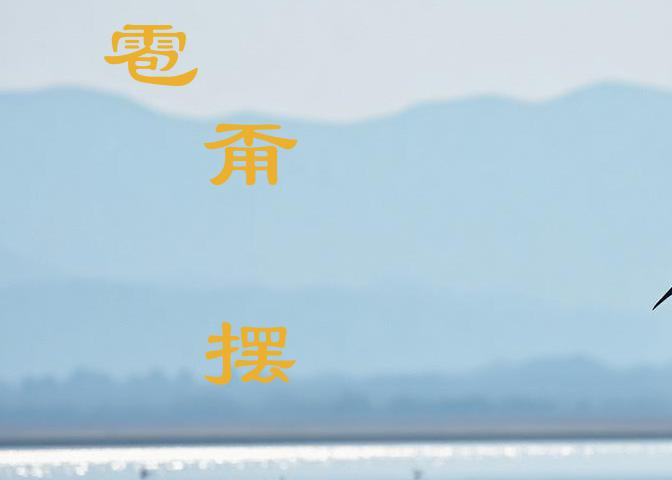
#> input picture T-Sec-captcha/out/login10x/20261031_123740/bg_1.png, 672 x 480 px; its folder holds only this picture in this run
$ python slider_gap.py --dir ../out/login10x/20261031_123740
#> lines starting #> are read from the running program, lines starting #| are printed output that depends on the picture; after the words box and inside, x2 and y2 are one past the last pixel; in counts of white or black regions, pixels touching at a corner belong together
# -*- coding: utf-8 -*-
"""slider_gap: 天御滑块缺口检测。

════════════════════════════════════════════════════════════════
为什么不能用模板匹配 fg-item：
    滑块底图上的缺口是**挖空的暗块**，而 fg-item 拼图块是**亮的**（真实图像内容）。
    用 TM_CCOEFF_NORMED 拿亮块去匹配暗口，相关性极低
    （实测 score 仅 0.37~0.69，位置全错）。

实测出来的两个有效特征（在 3 张真实底图上标定）：
    A) 缺口有一圈**浅灰亮描边**（灰度 150~175），内部暗（50~75）
       → 用「亮掩码 + 轮廓 + 内部暗」精确定位，误差 0~1px（bg_2/bg_3）
    B) 暗方块嵌在较亮背景里 → 帽形滤波 blur(outer)-blur(inner)
       → 窗口 56/68 最优；轮廓被草叶打断时兜底（bg_1）
       窗口不能太大：outer=92 时被大面积暗区带偏（实测错到 cx=139）

用法：
    python tools/slider_gap.py --dir out/login10x/XXX
"""
from __future__ import annotations

import argparse
import glob
import os

import cv2
import numpy as np

HERE = os.path.dirname(os.path.abspath(__file__))
REPO = os.path.dirname(HERE)

# 标定出来的默认值
HAT_INNER = 56
HAT_OUTER = 68
BRIGHT_THR = 130
INNER_DARK_MAX = 108


def imread_u(p):
    return cv2.imdecode(np.fromfile(p, np.uint8), cv2.IMREAD_COLOR)
#> returned value is the input picture: shape (480, 672, 3); mean B, G, R 216.4, 203.8, 180.3
#| === out/login10x/20261031_123740/bg_1.png  672x480 ===


def find_gap_outline(bg, bright_thr=BRIGHT_THR, min_side=50, max_side=95,
                     min_x=120, inner_dark_max=INNER_DARK_MAX, verbose=False):
    """路径 A：亮描边 + 轮廓。返回 dict 或 None。"""
#> called with bright_thr = 130, min_side = 50, max_side = 95, min_x = 120, inner_dark_max = 108, verbose = True
    gray = cv2.cvtColor(bg, cv2.COLOR_BGR2GRAY)
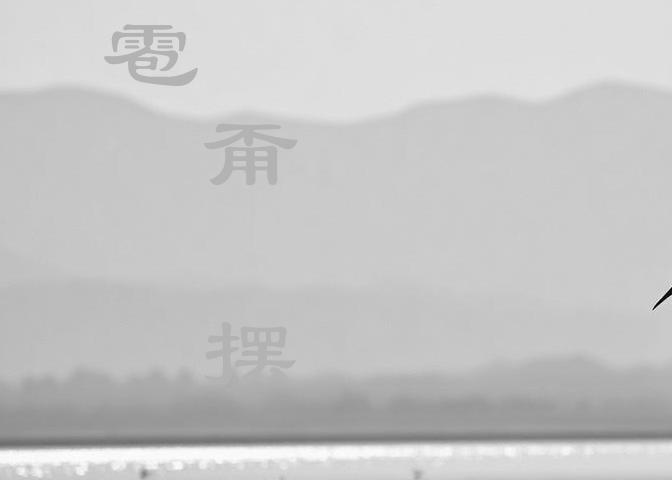
#> gray: shape (480, 672); min 1, max 255, mean 198.2
    m = (gray > bright_thr).astype(np.uint8) * 255
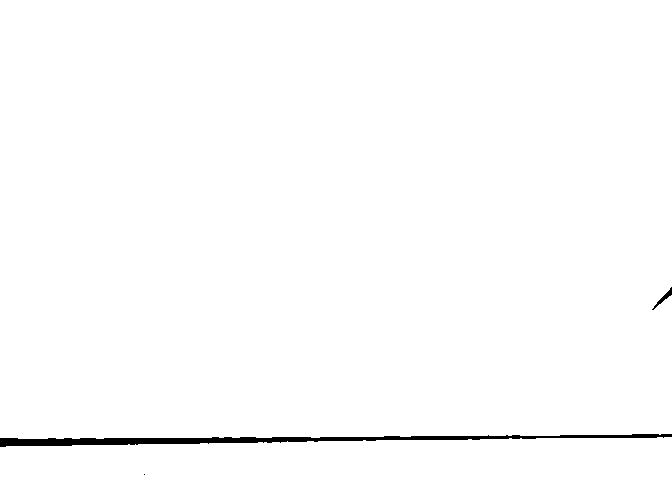
#> m: shape (480, 672); 99% white; 3 black regions (1 under 20 px), largest, box (x1, y1, x2, y2) and area: (0, 434, 672, 447) 3161, (652, 287, 672, 310) 94
    m = cv2.morphologyEx(m, cv2.MORPH_CLOSE,
                         np.ones((3, 3), np.uint8))
#> m: shape (480, 672); 99% white; 6 black regions
    cnts, _ = cv2.findContours(m, cv2.RETR_LIST, cv2.CHAIN_APPROX_SIMPLE)
#> cnts = 4 contours; box (x1, y1, x2, y2) and area: (0, 0, 672, 480) 318112, (559, 433, 660, 439) 423, (521, 435, 537, 440) 58, (511, 434, 521, 440) 43
    best = None
    for c in cnts:
        x, y, w, h = cv2.boundingRect(c)
        if not (min_side <= w <= max_side and min_side <= h <= max_side):
            continue
        if abs(w - h) > 18:
            continue
        if x + w // 2 < min_x:
            continue
        inner = gray[y + 8:y + h - 8, x + 8:x + w - 8]
        if inner.size < 200:
            continue
        im_ = float(inner.mean())
        if im_ > inner_dark_max:
            continue
        cand = {"cx": x + w / 2.0, "cy": y + h / 2.0, "w": w, "h": h,
                "inner": round(im_, 1), "src": "outline",
                "score": round(inner_dark_max - im_, 1)}
        # 内部越暗越像缺口
        if best is None or cand["score"] > best["score"]:
            best = cand
#> this loop made 4 passes
#> (x, y, w, h) on passes 1 to 4: (521, 435, 16, 5), (511, 434, 10, 6), (559, 433, 101, 6), (0, 0, 672, 480)
    if verbose and best:
        print(f"  A/outline -> cx={best['cx']:.0f} cy={best['cy']:.0f} "
              f"{best['w']}x{best['h']} inner={best['inner']}")
    return best


def find_gap_hat(bg, inner=HAT_INNER, outer=HAT_OUTER, min_x=120,
                 verbose=False):
    """路径 B：帽形滤波。返回 dict 或 None。"""
#> called with inner = 56, outer = 68, min_x = 120, verbose = True
    gray = cv2.cvtColor(bg, cv2.COLOR_BGR2GRAY).astype(np.float32)
    H, W = gray.shape
#> H = 480; W = 672

    def bm(img, k):
#> called with k = 56
        return cv2.blur(img, (k, k), borderType=cv2.BORDER_REFLECT)
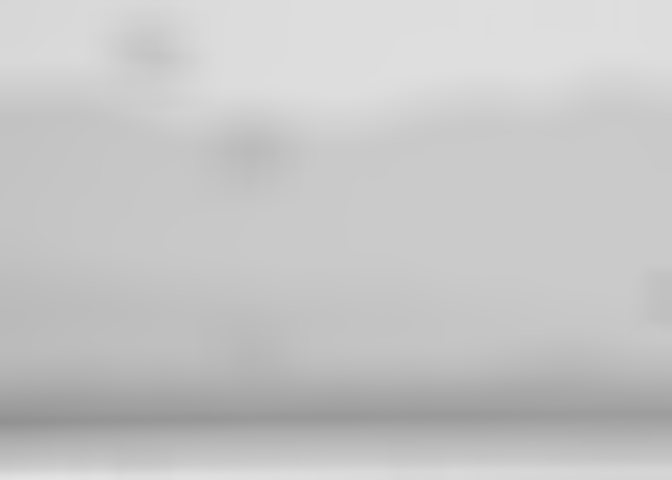
#> returned value: shape (480, 672) float32; min 146.5, max 227.9, mean 198.2

    m_in, m_out = bm(gray, inner), bm(gray, outer)
    s = m_out - m_in
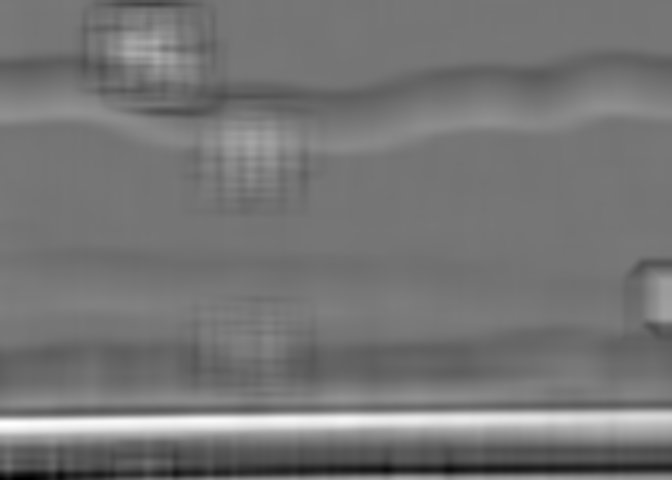
#> s: shape (480, 672) float32; min -8.78, max 10.2, mean -0.00102; drawn with min black and max white
    pad = max(inner, outer) // 2
    s[:pad, :] = -1e6
    s[H - pad:, :] = -1e6
    s[:, :max(min_x, pad)] = -1e6
    s[:, W - pad:] = -1e6
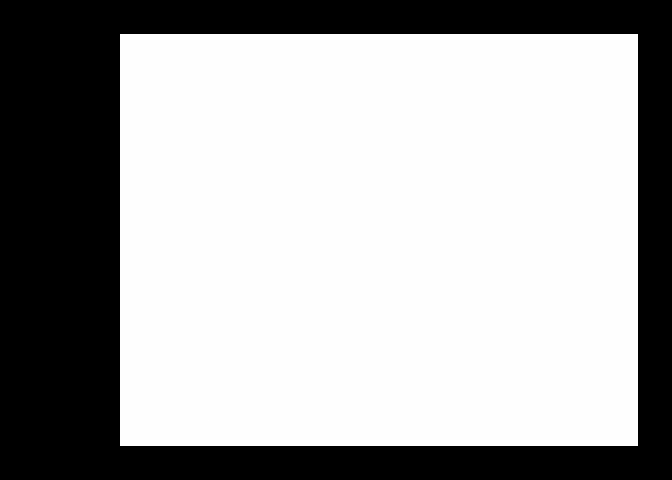
#> s: shape (480, 672) float32; min -1000000, max 9.74, mean -338367.9; drawn with min black and max white
    _mn, mx, _ml, ml = cv2.minMaxLoc(s)
#> mx = 9.74; ml = (208, 420)
    cx, cy = int(ml[0]), int(ml[1])
#> cx = 208; cy = 420
    if verbose:
        print(f"  B/hat -> ({cx},{cy}) score={mx:.1f} "
              f"inner={m_in[cy, cx]:.1f} outer={m_out[cy, cx]:.1f}")
#|   B/hat -> (208,420) score=9.7 inner=153.6 outer=163.3
    if mx <= 3.0:
        return None
    return {"cx": float(cx), "cy": float(cy), "w": 60.0, "h": 60.0,
            "inner": round(float(m_in[cy, cx]), 1),
            "src": "hat", "score": round(float(mx), 1)}


def find_gap(bg, verbose=False):
    """返回 dict(cx, cy, w, h, src, score) 或 None。"""
    if bg is None:
        return None
    a = find_gap_outline(bg, verbose=verbose)
    b = find_gap_hat(bg, verbose=verbose)
#> b = {'cx': 208, 'cy': 420, 'w': 60, 'h': 60, 'inner': 153.6, 'src': 'hat', 'score': 9.7}
    if a is None and b is None:
        return None
    if a is not None and b is not None:
        # 两者接近 → 用轮廓的精确尺寸；否则信任轮廓（它要求内部暗，误检率低）
        if abs(a["cx"] - b["cx"]) < 45:
            return a
        return a
    return a or b


def main():
    ap = argparse.ArgumentParser()
    ap.add_argument("--bg", default=None)
    ap.add_argument("--dir", default=None)
    ap.add_argument("--dump", default=None)
    args = ap.parse_args()

    paths = []
    if args.bg:
        paths = [args.bg if os.path.isabs(args.bg) else os.path.join(REPO, args.bg)]
    elif args.dir:
        d = args.dir if os.path.isabs(args.dir) else os.path.join(REPO, args.dir)
        paths = sorted(glob.glob(os.path.join(d, "bg_*.png")))
    else:
        for p in sorted(glob.glob(os.path.join(REPO, "out", "login10x", "*",
                                               "bg_*.png"))):
            im = imread_u(p)
            if im is not None and im.shape[0] != 480:
                paths.append(p)
    if not paths:
        raise SystemExit("没找到滑块底图")

    for p in paths:
        im = imread_u(p)
        if im is None:
            continue
        print(f"\n=== {os.path.relpath(p, REPO)}  {im.shape[1]}x{im.shape[0]} ===")
        r = find_gap(im, verbose=True)
#> r has the same summary as b in find_gap
        if r is None:
            print("  未找到缺口")
            continue
        print(f"  -> ({r['cx']:.0f}, {r['cy']:.0f}) {r['w']}x{r['h']} "
              f"src={r['src']} score={r['score']}")
#|   -> (208, 420) 60.0x60.0 src=hat score=9.7
        vis = im.copy()
        cv2.rectangle(vis, (int(r["cx"] - r["w"] / 2), int(r["cy"] - r["h"] / 2)),
                      (int(r["cx"] + r["w"] / 2), int(r["cy"] + r["h"] / 2)),
                      (0, 0, 255), 2)
        cv2.line(vis, (int(r["cx"]), 0), (int(r["cx"]), vis.shape[0]), (0, 255, 0), 1)
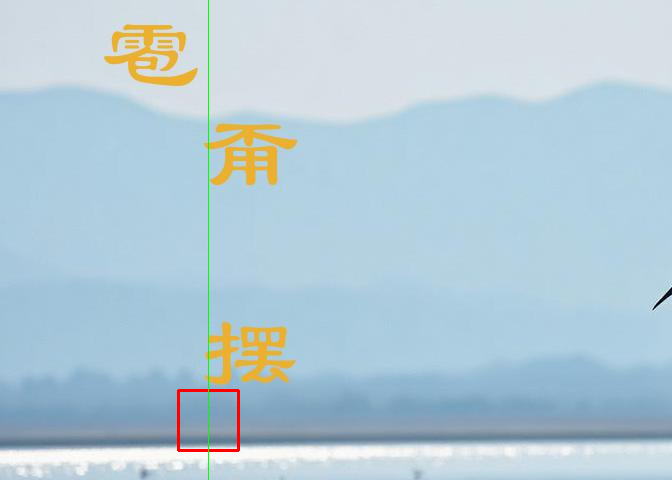
#> vis: shape (480, 672, 3); mean B, G, R 215.6, 203.5, 180.2
        out = args.dump or os.path.join(
            REPO, "out", "slider_dbg",
            os.path.basename(os.path.dirname(p)) + "_" + os.path.basename(p))
        os.makedirs(os.path.dirname(out), exist_ok=True)
        cv2.imencode(".png", vis)[1].tofile(out)
        print(f"  可视化 -> {os.path.relpath(out, REPO)}")


if __name__ == "__main__":
    main()

$ run again, on T-Sec-captcha/out/login10x/20261031_124914/bg_1.png
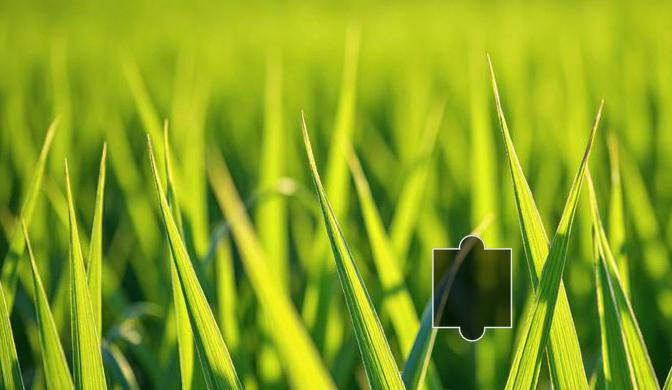
#> input picture T-Sec-captcha/out/login10x/20261031_124914/bg_1.png, 672 x 390 px
#> in imread_u, returned value is the input picture: shape (390, 672, 3); mean B, G, R 27.9, 163.2, 135.6
#| === out/login10x/20261031_124914/bg_1.png  672x390 ===
#> in find_gap_outline, `m = cv2.morphologyEx(m, cv2.MORPH_CLOSE, np.ones((3, 3), np.uint8))`:
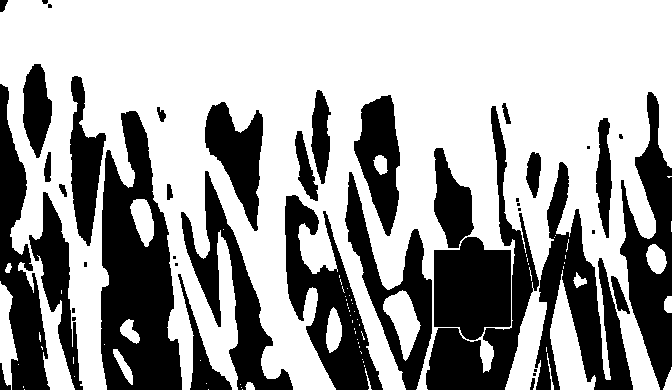
#> m: shape (390, 672); 63.2% white; 44 black regions (14 under 20 px)
#> cnts = 103 contours, 66 with area under 20; largest, box (x1, y1, x2, y2) and area: (0, 0, 672, 390) 180288, (433, 236, 512, 341) 6604, (353, 94, 401, 237) 4191, (204, 101, 264, 232) 4050, (69, 75, 107, 247) 3398
#> the loop in find_gap_outline, `for c in cnts:` made 103 passes
#> (x, y, w, h) on passes 1, 2, 3, 4, 6, 7, 8, 9: (242, 389, 1, 1), (208, 389, 1, 1), (24, 389, 1, 1), (241, 387, 1, 1), (240, 384, 1, 1), (206, 383, 1, 1), (245, 382, 10, 8), (74, 376, 1, 1)
#> mx = 16.32; ml = (462, 278)
#> cx = 462; cy = 278
#|   B/hat -> (462,278) score=16.3 inner=44.2 outer=60.5
#> b = {'cx': 462, 'cy': 278, 'w': 60, 'h': 60, 'inner': 44.2, 'src': 'hat', 'score': 16.3}
#> r has the same summary as b in find_gap
#|   -> (462, 278) 60.0x60.0 src=hat score=16.3
#> in main, `cv2.line(vis, (int(r["cx"]), 0), (int(r["cx"]), vis.shape[0]), (0, 255..`:
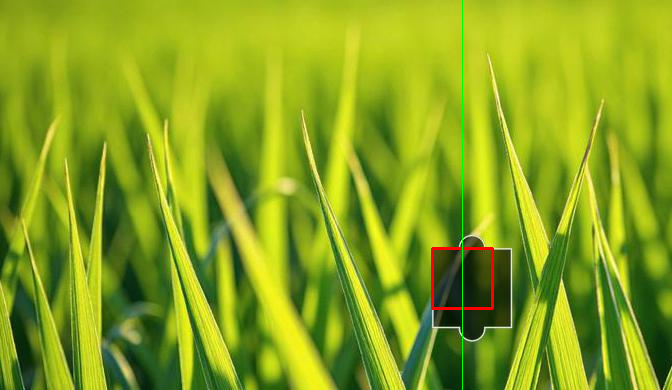
#> vis: shape (390, 672, 3); mean B, G, R 27.7, 163.1, 135.9

$ run again, on T-Sec-captcha/out/login10x/20261031_133726/bg_1.png
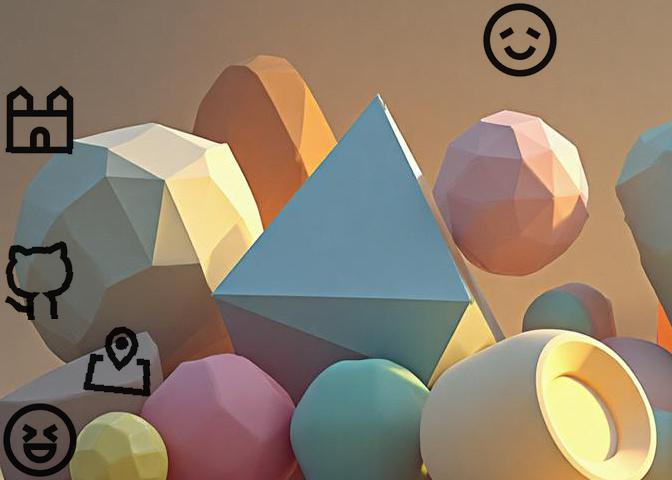
#> input picture T-Sec-captcha/out/login10x/20261031_133726/bg_1.png, 672 x 480 px
#> in imread_u, returned value is the input picture: shape (480, 672, 3); mean B, G, R 107.9, 125.6, 141.2
#| === out/login10x/20261031_133726/bg_1.png  672x480 ===
#> in find_gap_outline, `m = cv2.morphologyEx(m, cv2.MORPH_CLOSE, np.ones((3, 3), np.uint8))`:
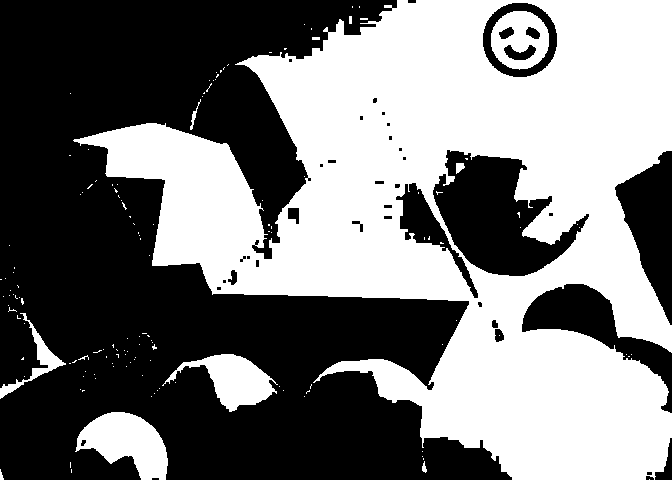
#> m: shape (480, 672); 47.7% white; 140 white regions (128 under 20 px)
#> cnts = 178 contours, 147 with area under 20; largest, box (x1, y1, x2, y2) and area: (73, 0, 672, 480) 159391, (432, 149, 590, 277) 10696, (482, 2, 558, 78) 4488, (75, 412, 168, 480) 3658, (162, 354, 278, 412) 2708
#> the loop in find_gap_outline, `for c in cnts:` made 178 passes
#> (x, y, w, h, im_) on pass 177: (482, 2, 76, 76, 101)
#|   A/outline -> cx=520 cy=40 76x76 inner=101.0
#> a = {'cx': 520, 'cy': 40, 'w': 76, 'h': 76, 'inner': 101, 'src': 'outline', 'score': 7}
#> mx = 11.5; ml = (586, 311)
#> cx = 586; cy = 311
#|   B/hat -> (586,311) score=11.5 inner=124.9 outer=136.4
#> b = {'cx': 586, 'cy': 311, 'w': 60, 'h': 60, 'inner': 124.9, 'src': 'hat', 'score': 11.5}
#> r has the same summary as a in find_gap
#|   -> (520, 40) 76x76 src=outline score=7.0
#> in main, `cv2.line(vis, (int(r["cx"]), 0), (int(r["cx"]), vis.shape[0]), (0, 255..`:
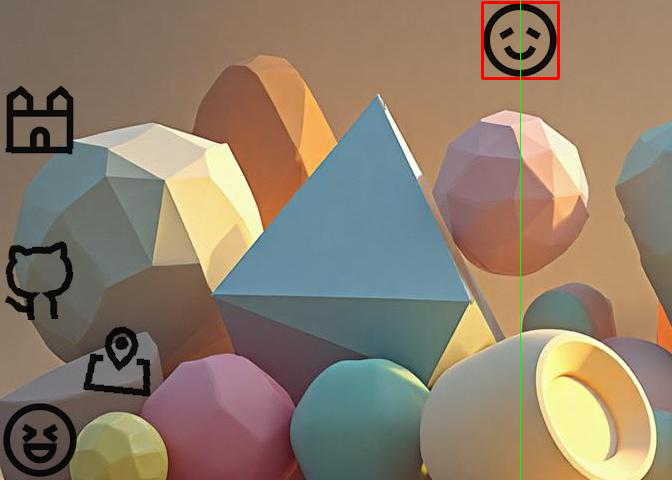
#> vis: shape (480, 672, 3); mean B, G, R 107.5, 125.4, 141.3
